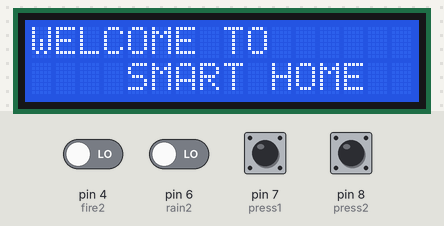
The sketch below on a simulated Arduino Uno, built with avr-gcc and run on an emulated ATmega328P. Parts: 16×2 character LCD. Inputs (shaded band) come from the test bench; at power-on: pin 7 (press1), pin 8 (press2) HIGH, pin 4 (fire2), pin 6 (rain2) LOW.

Above: at 3.2 s.
3.3 s: pin 7 (press1) pulled LOW for 2.35 s
At 5.4 s:
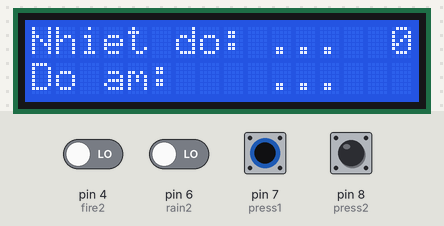
7.6 s: pin 8 (press2) pulled LOW for 2.35 s
At 9.5 s:
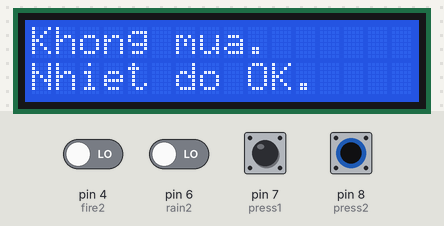
Timing chart, 0 to 11.0 s (numbered marks = the images above; inputs shaded):
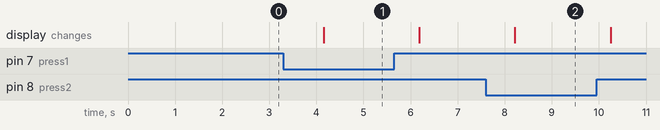

Measured:
- after the input at 3.3 s, the display: changes after 0.86 s (image 1)
- after the input at 7.6 s, the display: changes after 0.62 s (image 2)

The sketch:

SH_control_center.ino
```cpp
#include <Wire.h>
#include <LiquidCrystal_I2C.h>
#include <RCSwitch.h>

RCSwitch mySwitch = RCSwitch();
LiquidCrystal_I2C lcd(0x27,16,2);

#if defined(ARDUINO) && ARDUINO >= 100
#define printByte(args)  write(args);
#else
#define printByte(args)  print(args,BYTE);
#endif

long long data,t;
int b1,b2 = -100,b3 = -100,rain,fire;

int fire1 = 3,fire2 = 4, rain1 = 5,rain2 = 6;

int press1 = 7,press2 = 8;

uint8_t degree[8] = {
  0B00111,
  0B00101,
  0B00111,
  0B00000,
  0B00000,
  0B00000,
  0B00000,
  0B00000
};

void setup() {
  lcd.init();
  lcd.backlight();
  lcd.createChar(0, degree); //printByte(0);
  welcome();
  pinMode(fire1, INPUT);
  pinMode(fire2, INPUT);
  pinMode(rain1, INPUT);
  pinMode(rain2, INPUT);
  pinMode(press1, INPUT_PULLUP);
  pinMode(press2, INPUT_PULLUP);
  mySwitch.enableReceive(0); //pin 2
}

void loop() {
  read_rain_fire();
  read_sensor();

  if (digitalRead(press1) == 0) show_sensor();
  else if (digitalRead(press2) == 0) show_rain_fire();
  else welcome();

  delay(5);
}

void read_sensor() {
  data = mySwitch.getReceivedValue();

  if ((data != 0) and ((data >> 20) != 0)) {
    b1 = data >> 20;
    b2 = (data >> 10) % 1024;
    t = b1 << 20;
    t |= b2 << 10;
    b3 = data - t;
  }
}

void read_rain_fire() {
  if (digitalRead(rain2) == 1) rain = digitalRead(rain1);
  if (digitalRead(fire2) == 1) fire = digitalRead(fire1);
}

void show_sensor() {
  lcd.clear();
  lcd.print("Nhiet do: ");
  if (b2 > -100) {
    lcd.print(b2);
    lcd.printByte(0);
    lcd.print("C");
  }
  else lcd.print("...");
  lcd.setCursor(15,0);
  lcd.print(b1);
  lcd.setCursor(0,1);
  lcd.print("Do am:    ");
  if (b3 > -100) {
    lcd.print(b3);
    lcd.print("%");
  }
  else lcd.print("...");
  delay(2000);
}

void show_rain_fire() {

  lcd.clear();
  if (rain) lcd.print("Dang mua ...");
  else lcd.print("Khong mua.");

  lcd.setCursor(0,1);
  if (fire) lcd.print("Qua nhiet do !");
  else lcd.print("Nhiet do OK.");
  delay(2000);

}

void welcome() {
  lcd.clear();
  lcd.print("WELCOME TO");
  lcd.setCursor(0,1);
  lcd.print("    SMART HOME");
  delay(2000);
}
```
